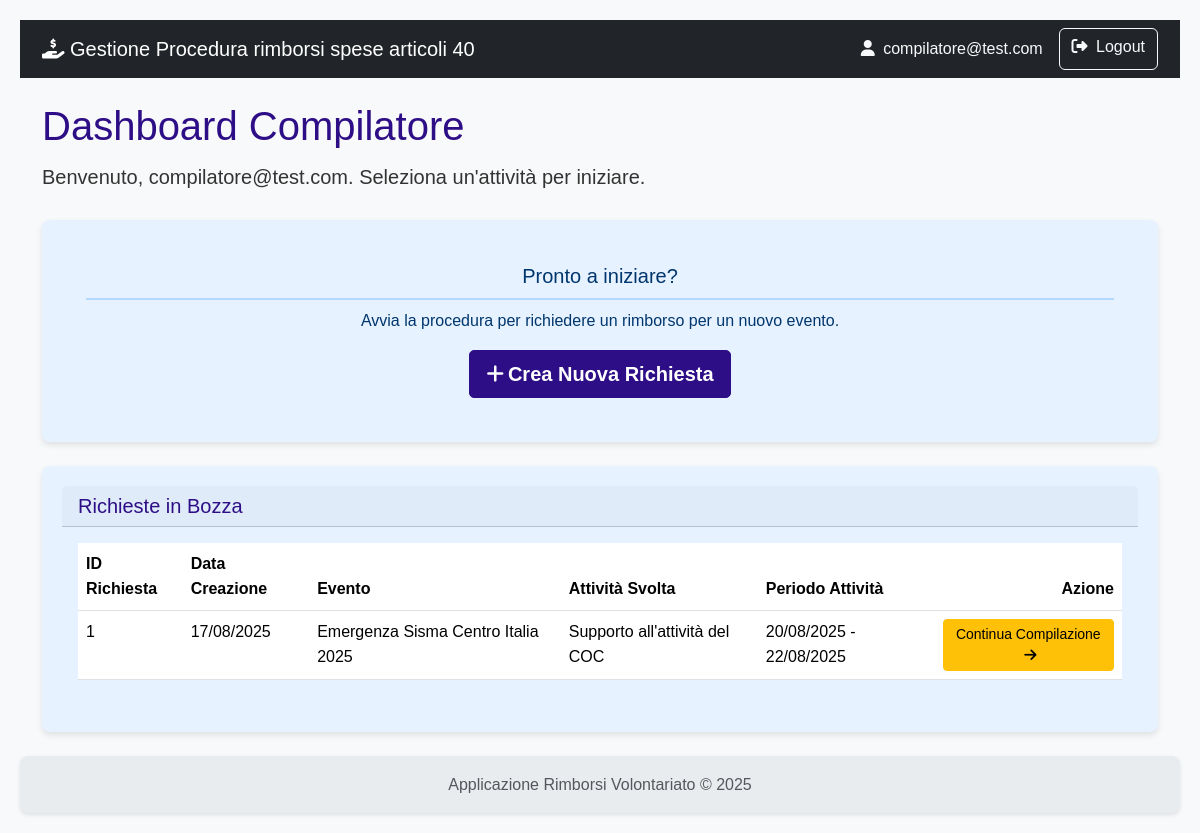
Before: /dashboard (signed in) with the older database file.
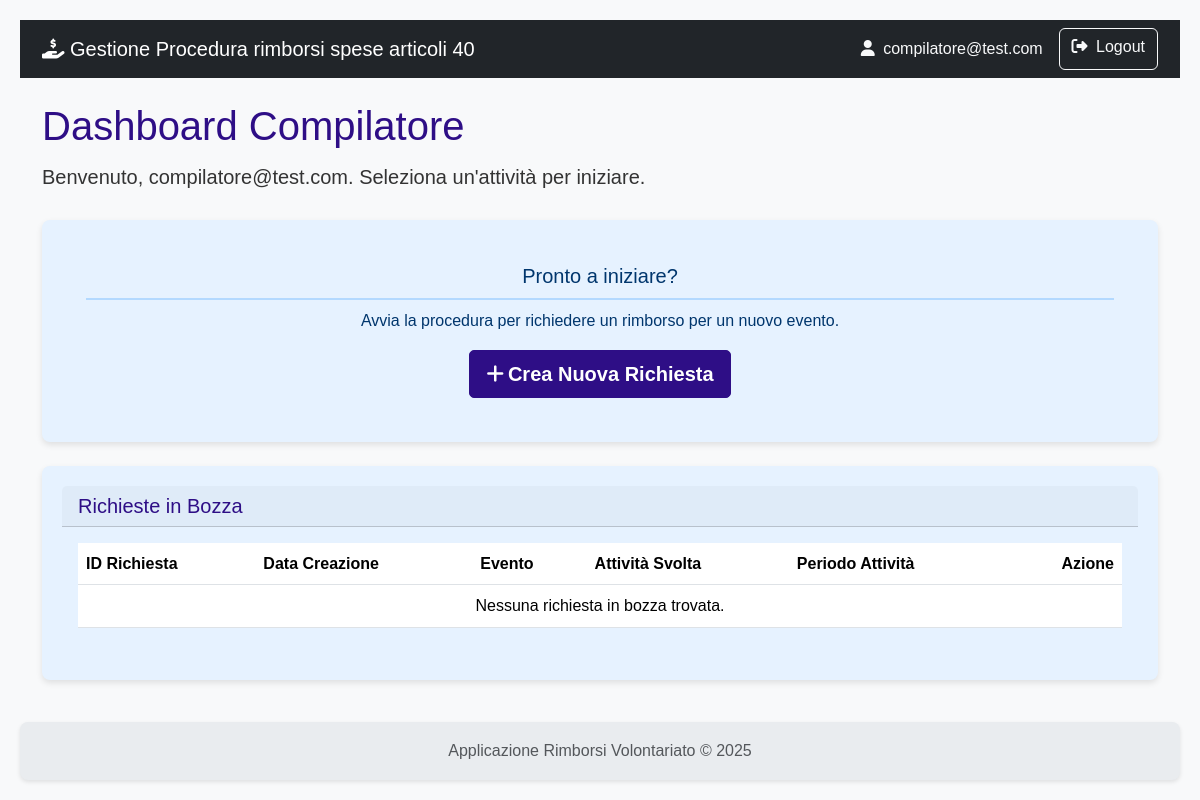
After: the same page with the newer database file.
### rimborsi/models.py (models this page shows)
class User(db.Model, UserMixin):
    id = db.Column(db.Integer, primary_key=True)
    username = db.Column(db.String(80), nullable=False)
    email = db.Column(db.String(120), nullable=False)
    password_hash = db.Column(db.String(120), nullable=False)
    role = db.Column(db.String(20), nullable=False)
    organizzazioni = db.relationship('Organizzazione', secondary=associazione_utente_organizzazione, back_populates='utenti_compilatori')
    __table_args__ = (
        db.UniqueConstraint('username', name='uq_user_username'),
        db.UniqueConstraint('email', name='uq_user_email'),
    )

class Richiesta(db.Model):
    id = db.Column(db.Integer, primary_key=True)
    stato = db.Column(db.String(1), default='A', nullable=False)
    esito = db.Column(db.String(1))
    attivita_svolta = db.Column(db.Text)
    data_inizio_attivita = db.Column(db.Date)
    data_fine_attivita = db.Column(db.Date)
    numero_volontari_coinvolti = db.Column(db.Integer)
    data_creazione = db.Column(db.DateTime, default=datetime.utcnow)
    data_invio = db.Column(db.DateTime)
    protocollo_invio = db.Column(db.String(50), nullable=True)
    data_fine_istruttoria = db.Column(db.DateTime)
    protocollo_istruttoria = db.Column(db.String(50), nullable=True)
    evento_id = db.Column(db.Integer, db.ForeignKey('evento.id'), nullable=False)
    organizzazione_id = db.Column(db.Integer, db.ForeignKey('organizzazione.id'), nullable=False)
    impieghi = db.relationship('ImpiegoMezzoAttrezzatura', backref='richiesta', lazy=True, cascade="all, delete-orphan")
    spese = db.relationship('Spesa', backref='richiesta', lazy=True, cascade="all, delete-orphan")
    __table_args__ = (
        db.UniqueConstraint('protocollo_invio', name='uq_richiesta_protocollo_invio'),
        db.UniqueConstraint('protocollo_istruttoria', name='uq_richiesta_protocollo_istruttoria'),
    )

class Evento(db.Model):
    id = db.Column(db.Integer, primary_key=True)
    protocollo_attivazione = db.Column(db.String(50), unique=True)
    nome = db.Column(db.String(100), nullable=False)
    descrizione = db.Column(db.Text)
    tipologia = db.Column(db.String(1), nullable=False)
    data_inizio = db.Column(db.Date)
    data_fine = db.Column(db.Date)
    richieste = db.relationship('Richiesta', backref='evento', lazy=True)
    __table_args__ = (db.UniqueConstraint('protocollo_attivazione', name='uq_evento_protocollo_attivazione'),)

### rimborsi/main/routes.py (the view)
@main.route('/dashboard')
@login_required # Solo gli utenti loggati possono vedere la dashboard
def dashboard():
    template_data = {}
    if current_user.role == 'istruttore':
        richieste_da_istruire = Richiesta.query.filter_by(stato='B').all()
        template_data['richieste_da_istruire'] = richieste_da_istruire
        template_data['dati_istruttore'] = {
            'da_istruire': len(richieste_da_istruire),
            'lavorate_mese': 0, # Esempio
            'importo_approvato_mese': '0.00', # Esempio
            'eventi_attivi': 0 # Esempio
        }
    elif current_user.role == 'compilatore':
        organizzazione_utente = current_user.organizzazioni[0] if current_user.organizzazioni else None
        richieste_in_bozza = []
        if organizzazione_utente:
            richieste_in_bozza = Richiesta.query.filter_by(
                stato='A',
                organizzazione_id=organizzazione_utente.id
            ).order_by(Richiesta.data_creazione.desc()).all()
        template_data['richieste_in_bozza'] = richieste_in_bozza
    elif current_user.role == 'amministratore':
        utenti_da_associare = User.query.filter(User.organizzazioni == None).all()
        template_data['utenti_da_associare'] = utenti_da_associare
    return render_template('main/dashboard.html', **template_data)

### rimborsi/templates/main/dashboard.html (shortened to what this page needs)
{% extends 'base.html' %}
{% block content %}
    <h1 class="mb-2">
        {% if current_user.role == 'istruttore' %}
            Pannello di Controllo Istruttore
        {% elif current_user.role == 'compilatore' %}
            Dashboard Compilatore
        {% elif current_user.role == 'amministratore' %}
            Pannello di Amministrazione
        {% else %}
            Area di Gestione
        {% endif %}
    </h1>
    <div class="d-flex justify-content-between align-items-center mb-4">
        <p class="lead mb-0">
            Benvenuto, {{ current_user.email }}. Seleziona un'attività per iniziare.
        </p>
    </div>
    {% if current_user.role == 'istruttore' %}
        <div class="row row-cols-1 row-cols-md-4 g-4 mb-4">
            <div class="col">
                <div class="card text-white bg-primary shadow-sm h-100">
                    <div class="card-body">
                        <h5 class="card-title">Richieste da Istruire</h5>
                        <p class="card-text fs-2 fw-bold">10 richiesta da istruire</p>
                    </div>
                </div>
            </div>
            <div class="col">
                <div class="card text-white bg-success shadow-sm h-100">
                    <div class="card-body">
                        <h5 class="card-title">Lavorate (Mese)</h5>
                        <p class="card-text fs-2 fw-bold">5 lavorate</p>
                    </div>
                </div>
            </div>
            <div class="col">
                <div class="card text-dark bg-light shadow-sm h-100">
                    <div class="card-body">
                        <h5 class="card-title">Importo Approvato (Mese)</h5>
                        <p class="card-text fs-2 fw-bold">&euro; 1000.00</p>
                    </div>
                </div>
            </div>
            <div class="col">
                <div class="card text-white bg-info shadow-sm h-100">
                    <div class="card-body">
                        <h5 class="card-title">Eventi Attivi</h5>
                        <p class="card-text fs-2 fw-bold">3 eventi attivi</p>
                    </div>
                </div>
            </div>
        </div>
        <div class="d-grid gap-2 d-md-flex justify-content-md-end mb-3">
             <a href="{{ url_for('istruttoria.gestione_eventi') }}" class="btn btn-secondary"><i class="fas fa-calendar-alt me-1"></i> Gestisci Eventi</a>
             <a href="{{ url_for('istruttoria.crea_evento') }}" class="btn btn-success"><i class="fas fa-plus me-1"></i> Crea Nuovo Evento</a>
        </div>
        <div class="card shadow-sm">
            <div class="card-header">
            <h5 class="mb-0">Coda di Lavoro: Richieste Trasmesse da Istruire</h5>
            </div>
            <div class="card-body">
            <table class="table table-hover">
                <thead>
                <tr>
                    <th>Data Trasmissione</th>
                    <th>Organizzazione</th>
                    <th>Evento di Riferimento</th>
                    <th>Importo Richiesto</th>
                    <th>Azione</th>
                </tr>
                </thead>
                <tbody>
                <tr>
                    <td>13/05/2025</td>
                    <td>CRI Comitato di Roma</td>
                    <td>Emergenza Sanitaria 2025</td>
                    <td>&euro; 1.250,00</td>
                    <td><a href="#" class="btn btn-primary btn-sm">Avvia Istruttoria</a></td>
                </tr>
                <tr>
                    <td>10/05/2025</td>
                    <td>Protezione Civile Roma</td>
                    <td>Alluvione Centro Italia</td>
                    <td>&euro; 3.780,50</td>
                    <td><a href="#" class="btn btn-primary btn-sm">Avvia Istruttoria</a></td>
                </tr>
                <tr>
                    <td>05/05/2025</td>
                    <td>CRI Comitato di Milano</td>
                    <td>Assistenza Gara Podistica</td>
                    <td>&euro; 890,75</td>
                    <td><a href="#" class="btn btn-primary btn-sm">Avvia Istruttoria</a></td>
                </tr>
                </tbody>
            </table>
            </div>
        </div>
    {% elif current_user.role == 'compilatore' %}
    <div class="card shadow-sm mb-4">
        <div class="card-body text-center p-4">
            <h5 class="card-title">Pronto a iniziare?</h5>
            <p class="card-text">Avvia la procedura per richiedere un rimborso per un nuovo evento.</p>
            <a href="{{ url_for('richiesta.crea_richiesta') }}" class="btn btn-primary btn-lg">
                <i class="fas fa-plus me-1"></i> Crea Nuova Richiesta
            </a>
        </div>
    </div>
    <div class="card shadow-sm">
        <div class="card-header">
            <h5 class="mb-0">Richieste in Bozza</h5>
        </div>
        <div class="card-body">
            <table class="table table-hover">
                <thead>
                    <tr>
                        <th>ID Richiesta</th>
                        <th>Data Creazione</th>
                        <th>Evento</th>
                        <th>Attività Svolta</th>
                        <th>Periodo Attività</th>
                        <th class="text-end">Azione</th>
                    </tr>
                </thead>
                <tbody>
                    {% for richiesta in richieste_in_bozza %}
                    <tr>
                        <td>{{ richiesta.id }}</td>
                        <td>{{ richiesta.data_creazione.strftime('%d/%m/%Y') }}</td>
                        <td>{{ richiesta.evento.nome }}</td>
                        <td>{{ richiesta.attivita_svolta | truncate(50) }}</td>
                        <td>{{ richiesta.data_inizio_attivita.strftime('%d/%m/%Y') }} - {{ richiesta.data_fine_attivita.strftime('%d/%m/%Y') }}</td>
                        <td class="text-end">
                            <a href="{{ url_for('richiesta.dettaglio_richiesta', richiesta_id=richiesta.id) }}" class="btn btn-warning btn-sm">
                                Continua Compilazione <i class="fas fa-arrow-right ms-1"></i>
                            </a>
                        </td>
                    </tr>
                    {% else %}
                    <tr>
                        <td colspan="6" class="text-center">Nessuna richiesta in bozza trovata.</td>
                    </tr>
                    {% endfor %}
                </tbody>
            </table>
        </div>
    </div>
    {% endif %}
{% endblock %}

### rimborsi/templates/base.html (shortened to what this page needs)
<!doctype html>
<html lang="it" class="h-100">
<head>
    <link href="https://cdn.jsdelivr.net/npm/bootstrap@5.3.3/dist/css/bootstrap.min.css" rel="stylesheet" xintegrity="sha384-QWTKZyjpPEjISv5WaRU9OFeRpok6YctnYmDr5pNlyT2bRjXh0JMhjY6hW+ALEwIH">
    <link rel="stylesheet" href="https://cdnjs.cloudflare.com/ajax/libs/font-awesome/6.5.2/css/all.min.css" xintegrity="sha512-SnH5WK+bZxgPHs44uWIX+LLJAJ9/2PkPKZ5QiAj6Ta86w+fsb2TkcmfRyVX3pBnMFcV7oQPJkl9QevSCWr3W6A==" />
    <link rel="stylesheet" href="{{ url_for('static', filename='css/styles.css') }}">
</head>
<body>
    <nav class="navbar navbar-expand-lg navbar-dark bg-dark">
        <div class="container">
            <a class="navbar-brand" href="{{ url_for('auth.index') }}">
                <i class="fas fa-hand-holding-dollar"></i>
                Gestione Procedura rimborsi spese articoli 40
            </a>
            <div class="collapse navbar-collapse" id="navbarNav">
                <div class="d-flex ms-auto">
                    {% if current_user.is_authenticated %}
                        <span class="navbar-text me-3 text-light">
                            <i class="fas fa-user me-1"></i> {{ current_user.email }}
                        </span>
                        <a href="{{ url_for('auth.logout') }}" class="btn btn-outline-light">
                            <i class="fas fa-sign-out-alt me-1"></i> Logout
                        </a>
                    {% else %}
                        <a href="{{ url_for('auth.registrati') }}" class="btn btn-outline-light me-2">Registrati</a>
                        <a href="{{ url_for('auth.login') }}" class="btn btn-outline-light">Login</a>
                    {% endif %}
                </div>
            </div>
        </div>
    </nav>
    <main class="container my-4">
        {% block content %}{% endblock %}
    </main>
    <footer class="footer mt-auto py-3">
        <div class="container text-center">
            <span class="text-muted">Applicazione Rimborsi Volontariato &copy; 2025</span>
        </div>
    </footer>
</body>
</html>

### rimborsi/static/css/styles.css (style rules this page uses)
:root { --color-primary: #2e0e86; --color-primary-hover: #142fca; --color-text-light: #ffffff; --color-card-bg: #e6f2ff; --color-card-text: #00366d; --color-bg: #f4f4f4; --color-text-dark: #333; --color-link: #0055a4; --border-radius: 8px; --box-shadow: 0 2px 4px rgba(0, 0, 0, 0.1); --box-shadow-card: 0 3px 6px rgba(0, 0, 0, 0.1); --transition-standard: all 0.3s ease; }
body { font-family: Arial, sans-serif; background-color: var(--color-bg); color: var(--color-text-dark); margin: 0; padding: 20px; line-height: 1.6; }
h1, h2, h3, h4, h5, h6 { color: var(--color-primary); margin-top: 0; }
a { color: var(--color-link); text-decoration: none; }
.btn-primary { background-color: var(--color-primary) !important; border-color: var(--color-primary) !important; color: var(--color-text-light) !important; font-weight: bold !important; text-decoration: none !important; display: inline-flex !important; align-items: center !important; justify-content: center !important; padding: 0.5rem 1rem !important; border-radius: 5px !important; transition: var(--transition-standard) !important; cursor: pointer; }
.btn-primary i { margin-right: 0.25rem !important; }
.card { flex: 1; background-color: var(--color-card-bg); color: var(--color-card-text); border-radius: var(--border-radius); padding: 20px; box-shadow: var(--box-shadow-card); transition: transform 0.2s ease-in-out; border: none; }
.card h2, .card h5.card-title { margin-top: 0; border-bottom: 2px solid #b3d9ff; padding-bottom: 10px; color: var(--color-card-text); }
.card-body i { transition: var(--transition-standard); }
.shadow-sm { box-shadow: var(--box-shadow-card) !important; }
.text-center { text-align: center; }
.footer { display: flex; justify-content: left; gap: 20px; background-color: var(--color-primary); padding: 15px 20px; border-radius: var(--border-radius); margin-top: 20px; box-shadow: var(--box-shadow); }

### rimborsi/templates/base.html (style rules this page uses)
body { display: flex; flex-direction: column; min-height: 100vh; background-color: #f8f9fa; }
main { flex: 1; }
.footer { background-color: #e9ecef; }

Changed rows visible on the page:
no longer on this page (row edited): Richiesta: id "1", data_creazione "17/08/2025", evento.nome "Emergenza Sisma Centro Italia 2025", attivita_svolta "Supporto all'attività del COC", data_inizio_attivita "20/08/2025", data_fine_attivita "22/08/2025"
Other visible differences:
text now shown: "Nessuna richiesta in bozza trovata."
